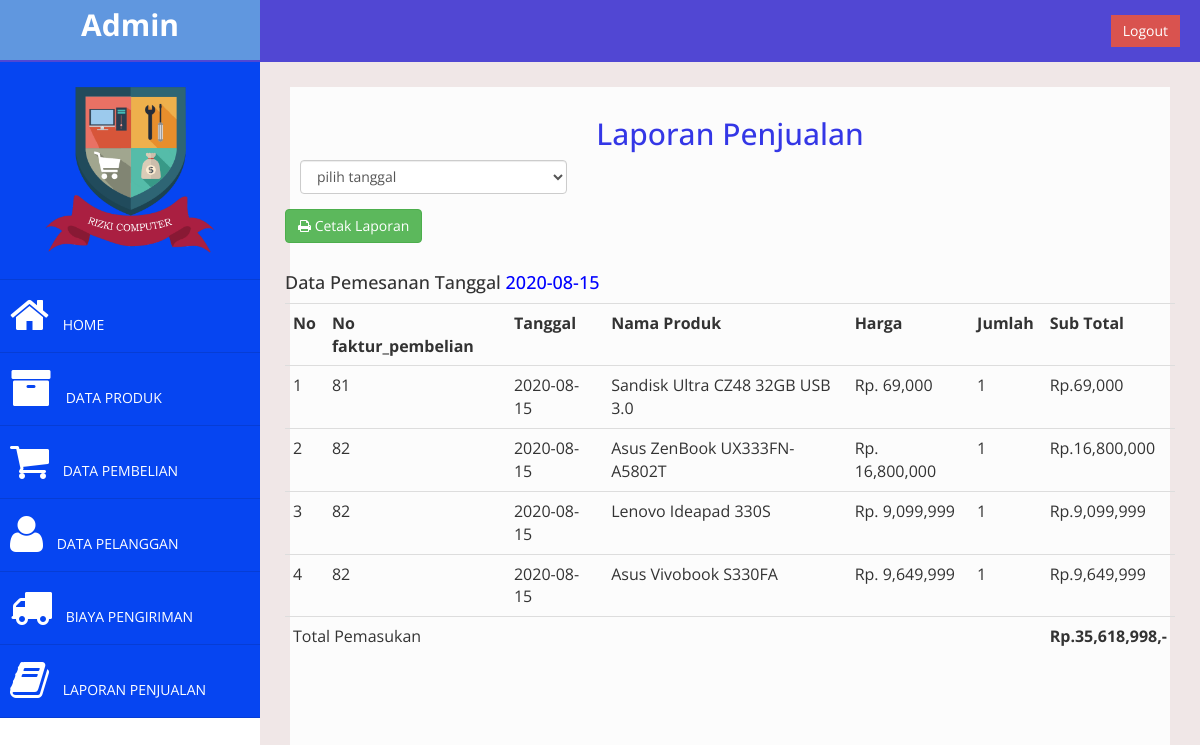
/Admin/laporanpenjualan.php?tanggal=2020-08-15 (signed in), run on the app's committed database.
### tables this page shows
CREATE TABLE `pembelian` (
  `id_pembelian` int(11) NOT NULL,
  `id_faktur_pembelian` int(11) NOT NULL,
  `id_produk` int(11) NOT NULL,
  `jumlah` int(11) NOT NULL,
  `nama` varchar(100) NOT NULL,
  `harga` int(20) NOT NULL,
  `subharga` int(20) NOT NULL,
  `subberat` int(11) NOT NULL
);

CREATE TABLE `faktur_pembelian` (
  `id_faktur_pembelian` int(11) NOT NULL,
  `id_pelanggan` int(11) NOT NULL,
  `tanggal_faktur_pembelian` date NOT NULL,
  `biaya_kirim` int(11) NOT NULL,
  `total_faktur_pembelian` int(20) NOT NULL,
  `status_faktur_pembelian` varchar(50) NOT NULL DEFAULT 'pending',
  `resi_pengiriman` varchar(30) NOT NULL
);

### Admin/laporanpenjualan.php (the view, shortened to what this page needs)
<?php
$koneksi = new mysqli("localhost","root","","rizkicomputer");
?>
<!DOCTYPE xhtml>
<html xmlns="http://www.w3.org/1999/xhtml">
<head>
    <link href="assets/css/bootstrap.css" rel="stylesheet" />
    <link href="assets/css/font-awesome.css" rel="stylesheet" />
    <link href="assets/js/morris/morris-0.4.3.min.css" rel="stylesheet" />
    <link href="assets/css/custom.css" rel="stylesheet" />
</head>
<body>
    <div id="wrapper">
        <nav class="navbar navbar-default navbar-cls-top " role="navigation" style="margin-bottom: 0">
            <div class="navbar-header">
                <a class="navbar-brand"  >Admin</a>
            </div>
            <div style="color: white;padding: 15px 20px 15px 20px;float: right;font-size: 16px;">
       <a href="index.php?halaman=logout" class="btn btn-danger square-btn-adjust">Logout</a>
      </div>
  <div style="color: white;
padding: 15px 50px 5px 50px;
float: right;
font-size: 16px;">
        </nav>
                <nav class="navbar-default navbar-side" role="navigation">
            <div class="sidebar-collapse">
                <ul class="nav" id="main-menu">
                <li class="text-center">
                    <img src="assets/img/bg.png" class="user-image img-responsive"/>
                    </li>
                   <li> <a href="index.php"><i class="fa fa-home fa-3x"></i> HOME</a></li>
                    <li> <a href="index.php?halaman=produk"><i class="fa fa-archive fa-3x"></i>
                    DATA PRODUK</a></li>
                    <li> <a href="index.php?halaman=pembelian"><i class="fa fa-shopping-cart fa-3x"></i> DATA PEMBELIAN</a></li>
                    <li> <a href="index.php?halaman=pelanggan"><i class="fa fa-user fa-3x"></i> DATA PELANGGAN</a></li>
                    <li> <a href="index.php?halaman=ongkir"><i class="fa fa-truck fa-3x"></i>
                    BIAYA PENGIRIMAN</a></li>
                    <li> <a href="laporanpenjualan.php"><i class="fa fa-book fa-3x"></i>
                    LAPORAN PENJUALAN</a></li>
                </ul>
            </div>
        </nav>
        <div id="page-wrapper" >
            <div id="page-inner">
               <h2><center> Laporan Penjualan  </center></h2>
<form action="" method="get">
                              <div class="row">
                               <div class="col-xs-12">
                                <div class="row">
								<div class="col-sm-4">
                                  <div class="form-group">
                                    <div class="form-line">
                                   <select name="tanggal" class="form-control"
                                   onchange="this.form.submit()">
                                    <option>pilih tanggal</option>
                                    <?php
                                    $ambil=$koneksi->query("SELECT  distinct tanggal_faktur_pembelian from faktur_pembelian order by tanggal_faktur_pembelian desc");
                                    ?>
                                   </select>
                                  </div>
                                 </div>
                                </div>
                               </div>
                           </div>
                            </form>
                            <br>
                            <?php
                            if(isset($_GET['tanggal'])){
                                $tanggal_faktur_pembelian=mysql_real_escape_string($_GET['tanggal']);
                                $tg="cetak.php?tanggal_faktur_pembelian='$tanggal_faktur_pembelian'";?>
                                <a style="margin-bottom:10px" href="<?php echo $tg ?>" target="_blank" class="btn btn-success"right><i class="fa fa-print"></i> Cetak Laporan</a>
                            <?php
                            }
                            ?>
                            <?php
                            if(isset($_GET['tanggal'])){
                                echo "<h4> Data Pemesanan Tanggal <a style='color:blue'> ".$_GET['tanggal']."</a></h4>";
                            }
                            ?>
                                <table class="table">
                                    <tr>
                                        <th>No</th>
                                        <th>No faktur_pembelian</th>
                                        <th>Tanggal</th>
                                        <th>Nama Produk</th>
                                        <th>Harga</th>
                                        <th>Jumlah</th>
                                        <th>Sub Total</th>
                                    </tr>
                                <?php
                                if(isset($_GET['tanggal'])){
                                $tanggal_faktur_pembelian=mysql_real_escape_string($_GET['tanggal']);
                                $ambil=$koneksi->query("SELECT faktur_pembelian.id_faktur_pembelian,tanggal_faktur_pembelian,nama,harga,jumlah,subharga,status_faktur_pembelian FROM faktur_pembelian JOIN pembelian ON faktur_pembelian.id_faktur_pembelian=pembelian.id_faktur_pembelian where tanggal_faktur_pembelian like  '$tanggal_faktur_pembelian'and status_faktur_pembelian='barang telah diterima' order by id_faktur_pembelian  asc");
                                }
                                $nomor=1;
                                while($pecah=$ambil->fetch_assoc()){
                                ?>
                               <tr>
                                    <td><?php echo $nomor;?></td>
                                    <td><?php echo $pecah['id_faktur_pembelian']?></td>
                                    <td><?php echo $pecah['tanggal_faktur_pembelian']?></td>
                                    <td><?php echo $pecah['nama'];?></td>
                                    <td>Rp. <?php echo number_format($pecah['harga'])?></td>
                                    <td><?php echo $pecah['jumlah']?></td>
                                    <td>Rp.<?php echo number_format($pecah['subharga'])?></td>
                                </tr>
                                <?php $nomor++ ?>
                                <?php } ?>
                                <tr>
                                    <td colspan="6">Total Pemasukan</td>
                                    <?php
                                    if(isset($_GET['tanggal'])){
                                        $tanggal_faktur_pembelian=mysql_real_escape_string($_GET['tanggal']);
                                        $x=$koneksi->query("SELECT sum(subharga) as total from faktur_pembelian JOIN pembelian ON faktur_pembelian.id_faktur_pembelian=pembelian.id_faktur_pembelian where tanggal_faktur_pembelian='$tanggal_faktur_pembelian' AND status_faktur_pembelian='barang telah diterima' ");
                                        $xx=$x->fetch_assoc();
                                        echo "<td><b> Rp.". number_format($xx['total']).",-</b></td>";
                                    }
                                    ?>
                                </tr>
                            </table>
            </div>
            </div>
        </div>
</body>
</html>

### Admin/assets/css/custom.css (style rules this page uses)
body { font-family: 'Open Sans', sans-serif; }
#wrapper { width: 100%; background:#f10691re; }
#page-wrapper { padding: 15px 15px; min-height: 600px; background:rgb(240, 231, 231); }
#page-inner { width:100%; margin:10px 20px 10px 0px; background-color:rgb(252, 252, 252); padding:10px; min-height:1200px; }
.text-center { text-align:center; }
h2 { color: rgb(52, 55, 230); }
h4 { padding-top:10px; }
.square-btn-adjust { border: 0px solid transparent; -webkit-border-radius: 0px; -moz-border-radius: 0px; border-radius: 0px; }
.user-image { margin: 25px auto; -webkit-border-radius: 10px; -moz-border-radius: 10px; border-radius: 10px; max-height:170px; max-width:170px; }
.navbar-cls-top .navbar-brand { color: #fff; background: #001aff; width: 260px; text-align: center; height: 60px; font-size: 30px; font-weight: 700; }
.sidebar-collapse , .sidebar-collapse .nav { background:none; }
.sidebar-collapse .nav { padding:0; }
.sidebar-collapse .nav > li > a { color:#fff; text-shadow:none; }
.sidebar-collapse > .nav > li > a { padding:15px 10px; }
.sidebar-collapse > .nav > li { border-bottom: 1px solid rgba(6, 28, 90, 0.19); }
.navbar-side { border:none; background-color: #0645f1; }
.navbar-cls-top { background:#5147d3; border-bottom:none; }
.navbar-default { border:0px solid black; }
.navbar-header { background: rgb(201, 247, 77); }
.nav > li > a > i { margin-right:10px; }
@media (min-width:768px) { #page-wrapper { margin: 0 0 0 260px; padding: 15px 30px; min-height: 1200px; } }
@media (min-width:768px) { .navbar-side { z-index: 1; position: absolute; width: 260px; } }
@media (min-width:768px) { .navbar { border-radius: 0px; } }

### data on the page
pembelian: id_faktur_pembelian.id_faktur_pembelian "81", id_faktur_pembelian.tanggal_faktur_pembelian "2020-08-15", nama "Sandisk Ultra CZ48 32GB USB 3.0", harga "69,000", jumlah "1", subharga "69,000"
pembelian: id_faktur_pembelian.id_faktur_pembelian "82", id_faktur_pembelian.tanggal_faktur_pembelian "2020-08-15", nama "Asus ZenBook UX333FN-A5802T", harga "16,800,000", jumlah "1", subharga "16,800,000"
pembelian: id_faktur_pembelian.id_faktur_pembelian "82", id_faktur_pembelian.tanggal_faktur_pembelian "2020-08-15", nama "Lenovo Ideapad 330S", harga "9,099,999", jumlah "1", subharga "9,099,999"
pembelian: id_faktur_pembelian.id_faktur_pembelian "82", id_faktur_pembelian.tanggal_faktur_pembelian "2020-08-15", nama "Asus Vivobook S330FA", harga "9,649,999", jumlah "1", subharga "9,649,999"

### other printed values
$_GET['tanggal'] "2020-08-15"
$xx['total'] "35,618,998"
